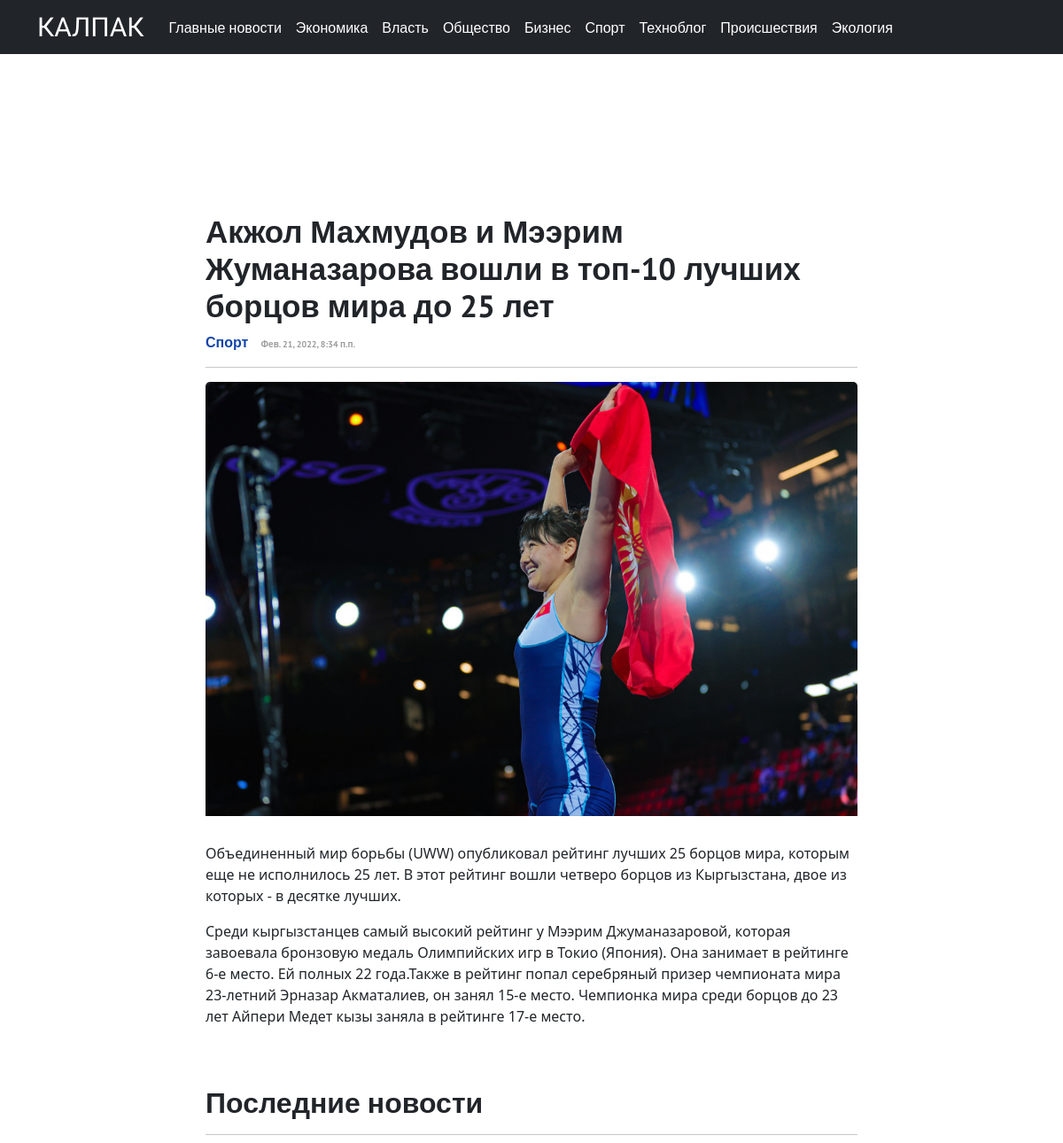
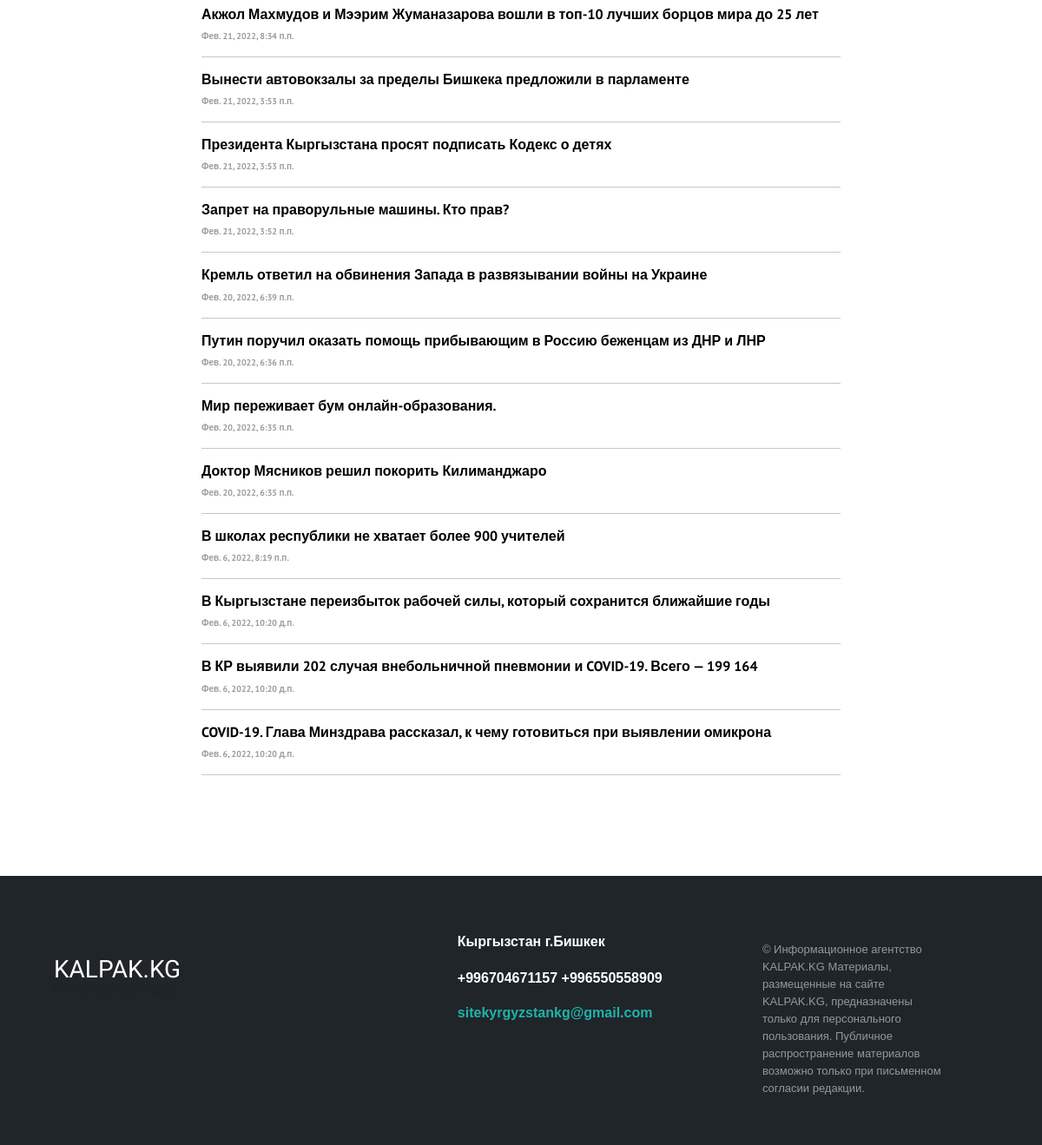
The page /article/46/ on the database its author committed (2 pictures, top to bottom).
### core/models.py (models this page shows, shortened)
class HeadingArticle(models.Model):
    title = models.CharField(max_length=255)
    class Meta:
        verbose_name = "Рубрика"
        verbose_name_plural = "Рубрики"
    def __str__(self):
        return self.title

class Article(models.Model):
    title = models.CharField(max_length=255)
    text = models.TextField()
    author = models.ForeignKey(
        to="Author",
        on_delete=models.SET_NULL,
        null=True, blank=True,
        related_name="article",
        verbose_name=_("Автор")
    )
    heading = models.ForeignKey(
        to="HeadingArticle",
        on_delete=models.PROTECT,
        null=True,
        related_name="article",
        verbose_name=_("Рубрика")
    )
    readers = models.ManyToManyField(
        to=User,
        related_name="readed_articles",
        blank=True,
        verbose_name=_("Читатели")
    )
    views = models.IntegerField(default=0, verbose_name=_("Просмотры"))
    created_at = models.DateTimeField(
        auto_now_add=True,
        null=True,
    )
    main_article = models.BooleanField(default=False, verbose_name=_("Первая новость"))
    margin_article_text = models.BooleanField(default=False, verbose_name=_("Ровнительные новости"))
    text_article = models.BooleanField(default=False, verbose_name=_("Текстовые новости"))
    center_article = models.BooleanField(default=False)
    right_panel_article = models.BooleanField(default=False, verbose_name=_("Главные новости"))
    updated_at = models.DateTimeField(auto_now=True)
    is_active = models.BooleanField(default=True)
    picture = models.ImageField(
        upload_to="articles_image",
        null=True, blank=True,
        verbose_name="Главная картинка статьи"
    )

### core/views.py (the view)
# urls.py: path('article/<int:id>/', article_page, name="article"),
def article_page(request, id):
    article = Article.objects.get(id=id)
    articles = Article.objects.all()
    articles = Article.objects.order_by('-created_at')
    heading = HeadingArticle.objects.all()
    context = {
        "article": article,
        "articles": articles,
        "heading": heading
    }
    return render(request, "article.html", context=context)

### core/templates/article.html (shortened to what this page needs)
{% extends 'base.html' %}
{% block content %}
<div class="container">
    <div class="row">
        <div class="col-md-2"></div>
        <div class="col-md-8">
            <div class="mt-8">
                <div class="ads_block">
                </div>
            </div>
            <h1 class="zago_main01 mt-7">{{ article.title }}</h1>
            <a href="#" class="text-link2 d-inline">{{ article.heading }}</a>
            <p class="date_time d-inline ml-5">{{ article.created_at }}</p>
            <hr>
            {% if article.picture %}
                <img class="img-custom" {% if article.picture %} src="{{ article.picture.url }}" {% endif %} alt="Article image">
            {% endif %}
            {% autoescape off %}
            <p class="article_text">{{ article.text|linebreaks }}</p>
            {% endautoescape %}
        </div>
    </div>
</div>
<div class="container">
    <div class="row">
      <div class="col-md-2"></div>
      <div class="col-md-8">
        <h2 class="mt-7 news">Последние новости</h2>
        <hr>
          {% for article in articles %}
            {% if article.right_panel_article %}
                <h6><a href="{% url 'article' article.id %}" class="link-text3">{{ article.title }}</a></h6>
                <p class="date_time">{{ article.created_at }}</p>
                <hr>
            {% endif %}
          {% endfor %}
        </div>
        <div class="col-md-2"></div>
      </div>
    </div>
{% endblock %}

### core/templates/base.html (shortened to what this page needs)
{% load static %}
<!DOCTYPE html>
<html lang="en">
<head>
    <link rel="stylesheet" href="{% static 'style.css' %}">
    <link href="https://cdn.jsdelivr.net/npm/bootstrap@5.1.3/dist/css/bootstrap.min.css" rel="stylesheet">
<link href="/docs/5.1/dist/css/bootstrap.min.css" rel="stylesheet">
<body>
  <nav class="navbar fixed-top navbar-expand-lg navbar-dark bg-dark">
      <div class="container">
        <a class="logo" href="{% url 'main' %}">КАЛПАК</a>
        <div class="collapse navbar-collapse" id="navbarNav">
          <ul class="navbar-nav linkss">
            <li class="nav-item">
              <a class="nav-link text-white" aria-current="page" href="{% url 'right_panel_articles' %}">Главные новости</a>
            </li>
          {% for headings in heading %}
            <li class="nav-item">
              <a class="nav-link text-white" href="{% url 'heading' headings.id %}">{{ headings.title }}</a>
            </li>
          {% endfor %}
          </ul>
        </div>
      </div>
  </nav>
  {% block content %}
  {% endblock %}
<footer class="footer-distributed mt-8">
  <div class="container">
  <div class="footer-left">
  <br>
  <br>
  <h3>KALPAK.KG</h3>
  <p class="footer-company-name">KYRGYZSTAN © 2020</p>
  </div>
  <div class="footer-center">
  <div>
      <p>Кыргызстан г.Бишкек</p>
  </div>
  <div>
      <p>+996704671157</p>
      <p>+996550558909</p>
  </div>
  <div>
      <p><a href="mailto:support@company.com">sitekyrgyzstankg@gmail.com</a></p>
  </div>
  </div>
  <div class="footer-right">
  <p class="footer-company-about">
      © Информационное агентство KALPAK.KG
Материалы, размещенные на сайте KALPAK.KG, предназначены только для персонального пользования. Публичное распространение материалов возможно только при письменном согласии редакции.
  </p>
  </div>
  </div>
</footer>
</head>
</body>
</html>

### core/static/style.css (style rules this page uses)
body { background-color: #e8e8e8; }
.logo { font-family: 'Montserrat Alternates', sans-serif; font-size: 30px; text-decoration: none; color: white; margin-right: 20px; }
.linkss { font-family: 'PT Sans', sans-serif; font-weight: normal; }
.mt-8 { margin-top: 100px; }
.zago_main01 { font-family: 'PT Sans', sans-serif; font-weight: bolder; font-size: 35px; }
.text-link2 { color: #1445ab; text-decoration: none; font-family: 'PT Sans', sans-serif; font-weight: bold; display: block; }
.link-text3 { text-decoration: none; color: black; transition-duration: 0.3s; font-family: 'PT Sans', sans-serif; font-weight: bolder; }
.date_time { color: #9c9c9c; font-family: 'PT Sans', sans-serif; font-weight: bolder; font-size: 10px; }
.mt-7 { margin-top: 50px; }
.news { font-family: 'PT Sans', sans-serif; font-weight: bolder; }
.ads_block { width: 100%; height: 90px; color: white; text-align: center; font-size: 55px; }
.img-custom { width: 100%; height: auto; border-radius: 5px; float: left; margin-right: 30px; padding-bottom: 30px; }
.article_text { font-family: 'PT Sans', sans-serif; font-weight: normal; margin-top: 25px; margin-bottom: 5px; }
.ml-5 { margin-left: 10px; }
.footer-distributed { background: #20252a; box-shadow: 0 1px 1px 0 rgba(0, 0, 0, 0.12); box-sizing: border-box; width: 100%; text-align: left; font: bold 16px sans-serif; padding: 55px 50px; }
.footer-distributed .footer-left, .footer-distributed .footer-center, .footer-distributed .footer-right { display: inline-block; vertical-align: top; }
.footer-distributed .footer-left { width: 40%; }
.footer-distributed h3 { color: #ffffff; font-family: 'Montserrat Alternates', sans-serif; margin: 0; }
.footer-distributed .footer-company-name { color: #222; font-size: 14px; font-weight: normal; margin: 0; }
.footer-distributed .footer-center { width: 35%; }
.footer-distributed .footer-center p { display: inline-block; color: #ffffff; vertical-align: middle; margin:0; }
.footer-distributed .footer-center p a { color: lightseagreen; text-decoration: none;; }
.footer-distributed .footer-right { width: 20%; }
.footer-distributed .footer-company-about { line-height: 20px; color: #92999f; font-size: 13px; font-weight: normal; margin: 0; }

### rows shown on the page
HeadingArticle: title "Экономика"
HeadingArticle: title "Власть"
HeadingArticle: title "Общество"
HeadingArticle: title "Бизнес"
HeadingArticle: title "Спорт"
HeadingArticle: title "Техноблог"
HeadingArticle: title "Происшествия"
HeadingArticle: title "Экология"
Article: title "Акжол Махмудов и Мээрим Жуманазарова вошли в топ-10 лучших борцов мира до 25 лет", heading "Спорт", created_at "Фев. 21, 2022, 8:34 п.п.", picture (picture), text "Объединенный мир борьбы (UWW) опубликовал рейтинг лучших 25 борцов мира, которым еще не исполнилось 25 лет. В этот рейтинг вошли четверо борцов из Кыргызстана, двое из которых - в десятке лучших. Среди кыргызстанцев самый высокий рейтинг у Мээрим Джуманазаровой, которая завоевала бронзовую медаль Олимпийских игр в Токио (Япония). Она занимает в рейтинге 6-е место. Ей полных 22 года.Также в рейтинг попал серебряный призер чемпионата мира 23-летний Эрназар Акматалиев, он занял 15-е место. Чемпионка мира среди борцов до 23 лет Айпери Медет кызы заняла в рейтинге 17-е место."
Article: title "Вынести автовокзалы за пределы Бишкека предложили в парламенте", created_at "Фев. 21, 2022, 3:53 п.п."
Article: title "Президента Кыргызстана просят подписать Кодекс о детях", created_at "Фев. 21, 2022, 3:53 п.п."
Article: title "Запрет на праворульные машины. Кто прав?", created_at "Фев. 21, 2022, 3:52 п.п."
Article: title "Кремль ответил на обвинения Запада в развязывании войны на Украине", created_at "Фев. 20, 2022, 6:39 п.п."
Article: title "Путин поручил оказать помощь прибывающим в Россию беженцам из ДНР и ЛНР", created_at "Фев. 20, 2022, 6:36 п.п."
Article: title "Мир переживает бум онлайн-образования.", created_at "Фев. 20, 2022, 6:35 п.п."
Article: title "Доктор Мясников решил покорить Килиманджаро", created_at "Фев. 20, 2022, 6:35 п.п."
Article: title "В школах республики не хватает более 900 учителей", created_at "Фев. 6, 2022, 8:19 п.п."
Article: title "В Кыргызстане переизбыток рабочей силы, который сохранится ближайшие годы", created_at "Фев. 6, 2022, 10:20 д.п."
Article: title "В КР выявили 202 случая внебольничной пневмонии и COVID-19. Всего — 199 164", created_at "Фев. 6, 2022, 10:20 д.п."
Article: title "COVID-19. Глава Минздрава рассказал, к чему готовиться при выявлении омикрона", created_at "Фев. 6, 2022, 10:20 д.п."
